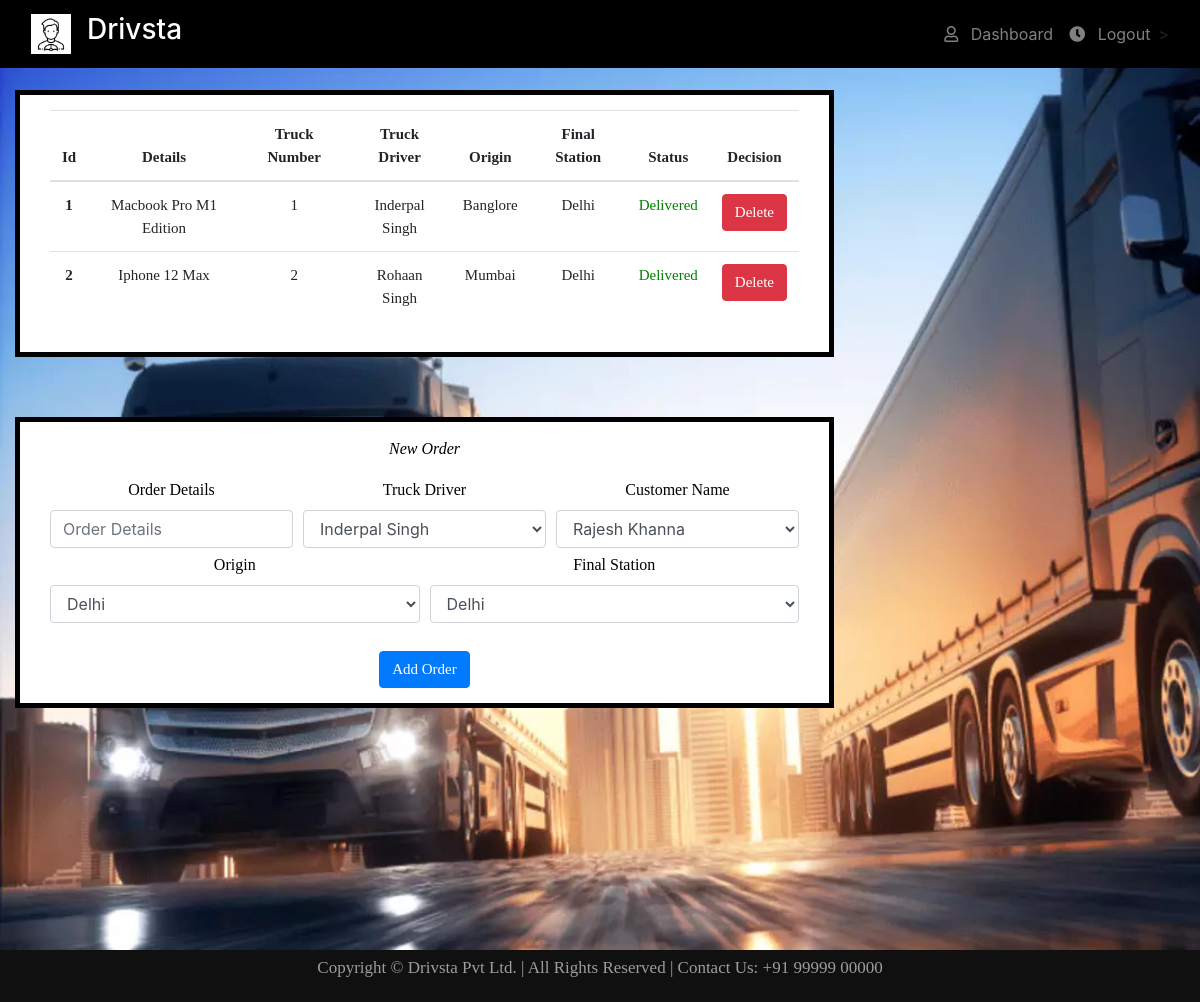
/manageOrder (signed in), run on the app's committed database.
### website/models.py (models this page shows)
class Order(db.Model):
    id = db.Column(db.Integer, primary_key=True)
    customerId = db.Column(db.Integer,db.ForeignKey('customer.id'))
    details = db.Column(db.String(500))
    truckNumber = db.Column(db.Integer,db.ForeignKey('truck.id'))
    status = db.Column(db.String(50),default="Pending")
    origin = db.Column(db.String(50))
    finalStation = db.Column(db.String(50))
    checkPoint = db.Column(db.Integer,db.ForeignKey('checkpoint.id'))
    driverId = db.Column(db.Integer,db.ForeignKey('driver.id'))
    dateOfOrder = db.Column(db.DateTime(timezone=True), default=datetime.now())
    dateDelivered = db.Column(db.DateTime(timezone=True))

class Driver(db.Model,UserMixin):
    id = db.Column(db.Integer, primary_key=True)
    email = db.Column(db.String(150),unique=True)
    password = db.Column(db.String(150))
    name = db.Column(db.String(150))
    address = db.Column(db.String(1000))
    contact = db.Column(db.BigInteger)
    license = db.Column(db.String(30))
    truckNumber = db.Column(db.Integer,db.ForeignKey('truck.id'))
    identity = db.Column(db.BLOB)
    checkpoint = db.Column(db.Integer,db.ForeignKey('checkpoint.id'))
    role_id = db.Column(db.Integer(), db.ForeignKey('role.id', ondelete='CASCADE'))
    status = db.Column(db.Integer) #0 -> Pending 1-> Active 2-> Rejected
    order = db.relationship('Order')

### website/views.py (the view, shortened to what this page needs)
@views.route("/manageOrder",methods = ['GET','POST'])
def manageOrder():
    con = verifyUser("Admin")
    if con:
        orders = Order.query.limit(30).all()
        truck = Truck.query.limit(30).all()
        driver = Driver.query.limit(30).all()
        cust = Customer.query.limit(30).all()
        checkpoint = Checkpoint.query.limit(10).all()
        return render_template('manageOrder.html',orders=orders,trucks=truck,checkp = checkpoint,cust=cust,driver=driver)
    else:
        flash("Not an Admin!",category="error")
        return redirect(url_for('auth.logout'))

### website/__init__.py (called while the page is built)
def create_app():
    app = Flask(__name__)
    app.config['SECRET_KEY'] = 'sbfdsbfa secrret key hai sadhsa'
    app.config['SQLALCHEMY_DATABASE_URI'] = f'sqlite:///{DB_NAME}'
    db.init_app(app)
    from .views import views
    from .auth import auth
    app.register_blueprint(views, url_prefix='/')
    app.register_blueprint(auth, url_prefix='/')
    from .models import Customer, Order, Admin, Driver, Truck, Checkpoint,Role
    create_database(app)
    @app.before_request
    def before_request():
        g.user = None
        if 'user' in session:
            g.user = session['user']
    return app

### website/views.py (called while the page is built)
def verifyUser(User):
    if g.user:
        if User == "Admin":
            if session['role'] == 1:
                return True
        elif User == "Customer":
            if session['role'] == 2:
                return True
        elif User == "Driver":
            if session['role'] == 3:
                return True

### website/templates/manageOrder.html (shortened to what this page needs)
{% extends 'base.html' %}
{% block content %}
<div class="background2">
<div class="container-fluid">
    <div class="mx-auto d-block">
        <div class="displayBox">
            <table class="table" id="headings"  style="font-size: calc(3px + 1vw);">
                <thead>
                    <tr>
                        <th scope="col">Id</th>
                        <th scope="col">Details</th>
                        <th scope="col">Truck Number</th>
                        <th scope="col">Truck Driver</th>
                        <th scope="col">Origin</th>
                        <th scope="col">Final Station</th>
                        <th scope="col">Status</th>
                        <th scope="col">Decision</th>
                    </tr>
                </thead>
                <tbody>
                    {% for order in orders %}
                    <tr>
                        <th scope="row">{{ order.id }}</th>
                        <td>{{ order.details }}</td>
                        <td>{{ order.truckNumber }}</td>
                        {% for d in driver %}
                        {% if d.id == order.driverId %}
                        <td>{{ d.name }}</td>
                        {% endif %}
                        {% endfor %}
                        <td>{{ order.origin }}</td>
                        <td>{{ order.finalStation }}</td>
                        {% if order.status == "Delivered" %}
                            <td style="color: green;">{{ order.status }}</td>
                        {% elif order.status == "Pending" %}
                        <td style="color: red;">{{ order.status }}</td>
                        {% elif order.status == "Enroute" %}
                        <td style="color:purple;">{{ order.status }}</td>
                        {% endif %}
                        <td>
                            <button type="button" class="btn btn-danger"  style="font-size: calc(3px + 1vw);" onclick="deleteOrder({{ order.id }})" >Delete</button>
                        </td>
                    </tr>
                    {% endfor %}
                </tbody>
            </table>
        </div>
        <div class="displayBox2">
            <form method="POST">
                <p class="text-center" id="headings"><i> New Order</i></p>
                <div class="form-row">
                <div class="col-md-4 mb-1">
                <label for="order" id="headings" style="font-size: calc(4px + 1vw);">Order Details</label>
                <input
                        type="text"
                        class="form-control"
                        name = "details"
                        placeholder="Order Details" required>
                </div>
                <div class="col-md-4 mb-1">
                <label for="truckNumber" id="headings" style="font-size: calc(4px + 1vw);">Truck Driver</label>
                <select
                        class="form-control"
                        name = "truckId"
                        required>
                        {% for d in driver %}
                        <option value="{{d.truckNumber}}">{{d.name}}</option>
                        {% endfor %}
                        </select>
                </div>
                <div class="col-md-4 mb-1">
                <label for="customer" id="headings" style="font-size: calc(4px + 1vw);">Customer Name</label>
                <select
                        class="form-control"
                        name = "customerId"
                        required>
                        {% for c in cust %}
                        <option value="{{c.id}}">{{c.name}}</option>
                        {% endfor %}
                        </select>
                </div>
                </div>
                <div class="form-row">
                <div class="col-md-6 mb-1">
                <label for="origin" id="headings" style="font-size: calc(4px + 1vw);">Origin</label>
                <select
                    class="form-control"
                    name = "origin"
                    required>
                    {% for cp in checkp %}
                    <option value="{{cp.location}}">{{cp.location}}</option>
                    {% endfor %}
                    </select>
                </div>
                <div class="col-md-6 mb-1">
                <label for="Final Station" id="headings" style="font-size: calc(4px + 1vw);">Final Station</label>
                <select
                    class="form-control"
                    name = "final"
                    required>
                    {% for cp in checkp %}
                    <option value="{{cp.location}}">{{cp.location}}</option>
                    {% endfor %}
                    </select>
                </div>
                </div>
                <br />
                <div align="center">
                  <button type="submit" class="btn btn-primary" id="headings" style="font-size: calc(3px + 1vw);">Add Order</button>
                </div>
              </form>
        </div>
    </div>
</div>
</div>
{% endblock %}
{% block footer %}
    {% include 'footer.html' %}
{% endblock %}

### website/templates/base.html (shortened to what this page needs)
<!DOCTYPE html>
<html>
<head>
  <link rel="stylesheet" href="https://stackpath.bootstrapcdn.com/bootstrap/4.4.1/css/bootstrap.min.css"
 />
  <link rel="stylesheet" href="https://stackpath.bootstrapcdn.com/font-awesome/4.7.0/css/font-awesome.min.css"
 />
  <link rel="stylesheet" href="https://use.fontawesome.com/releases/v5.7.0/css/all.css">
  <link rel="stylesheet" href="{{url_for('static',filename='style.css')}}">
</head>
<body>
  <nav class="navbar navbar-expand-lg navbar-custom navbar-dark fixed-top mb-0 ">
    <div class="container-fluid">
    <a class="navbar-brand" href="/">
      <img src="static/images/logo1.png" alt="Logo" style="width:40px;">
    </a>
    <a class="navbar-brand" href="/"><h3 id="logo">Drivsta</h3></a>
    <div class="collapse navbar-collapse" id="navbar">
      <ul class="navbar-nav ml-auto">
        {% if session['user'] %}
        <li class="nav-item">
          {% if session['role'] == 1 %}
          <a class="nav-item nav-link" id="home" href="/adminDashboard"><i class="far fa-user pr-2"></i>
            Dashboard</a>
            {% elif session['role'] == 2 %}
            <a class="nav-item nav-link" id="home" href="/userDashboard"><i class="far fa-user pr-2"></i>
              Dashboard</a>
              {% elif session['role'] == 3 %}
            <a class="nav-item nav-link" id="home" href="/driverDashboard"><i class="far fa-user pr-2"></i>
              Dashboard</a>
              {% endif %}
        </li>
        <li class="nav-item">
          <a class="nav-item nav-link" id="logOut" href="/logout"><i class="fas fa-clock pr-2"></i>
            Logout</a>
        </li>
        {% endif %}
      </ul>>
    </div>
    </div>
  </nav>
  <div>{% block content %}
    {% endblock %}
  </div>
  <div>{% block footer %}
    {% endblock %}
  </div>
</body>
</html>

### website/templates/footer.html
<div class="footer">
    <div class="container">
        <p class="text-center" id="headings" style="font-size: calc(5px + 1vw)">Copyright &copy; Drivsta Pvt Ltd. | All Rights Reserved  |  Contact Us: +91 99999 00000</p>
    </div>
</div>

### website/static/style.css (style rules this page uses)
body { height:100%; width: 100%; margin: 0; }
.footer { padding: 5px 0px; margin: 0px 0px; background-color: #101010; color:#9d9d9d; bottom: 0; width: 100%; }
.displayBox { float: left; font-size: calc(4px + 1vw); margin-top: 90px; padding: 15px 30px; width: 70%; background-color:#fff; color: #000; box-sizing: border-box; border: 5px solid black; margin-right: 0px; margin-bottom: 40px; }
.displayBox2 { float: left; font-size: calc(4px + 1vw); margin-top: 20px; padding: 15px 30px; width: 70%; background-color:#fff; color: #000; box-sizing: border-box; border: 5px solid black; margin-right: 0px; margin-bottom: 40px; }
#headings { font-family: 'Comic Sans MS'; }
.background2 { background: url('./images/trucklog2.jpg');padding: 0; text-align: center; color: #f8f8f8;background-size: cover; background-size: cover; min-height: 950px; background-repeat: no-repeat; }
.navbar-custom { background-color: black; }

### data on the page
Order: id "1", details "Macbook Pro M1 Edition", truckNumber "1", origin "Banglore", finalStation "Delhi", status "Delivered"
Driver: name "Inderpal Singh"
Order: id "2", details "Iphone 12 Max", truckNumber "2", origin "Mumbai", finalStation "Delhi", status "Delivered"
Driver: name "Rohaan Singh"

### other printed values
form field truckId "Inderpal Singh"
form field customerId "Rajesh Khanna"
form field origin "Delhi"
form field final "Delhi"
